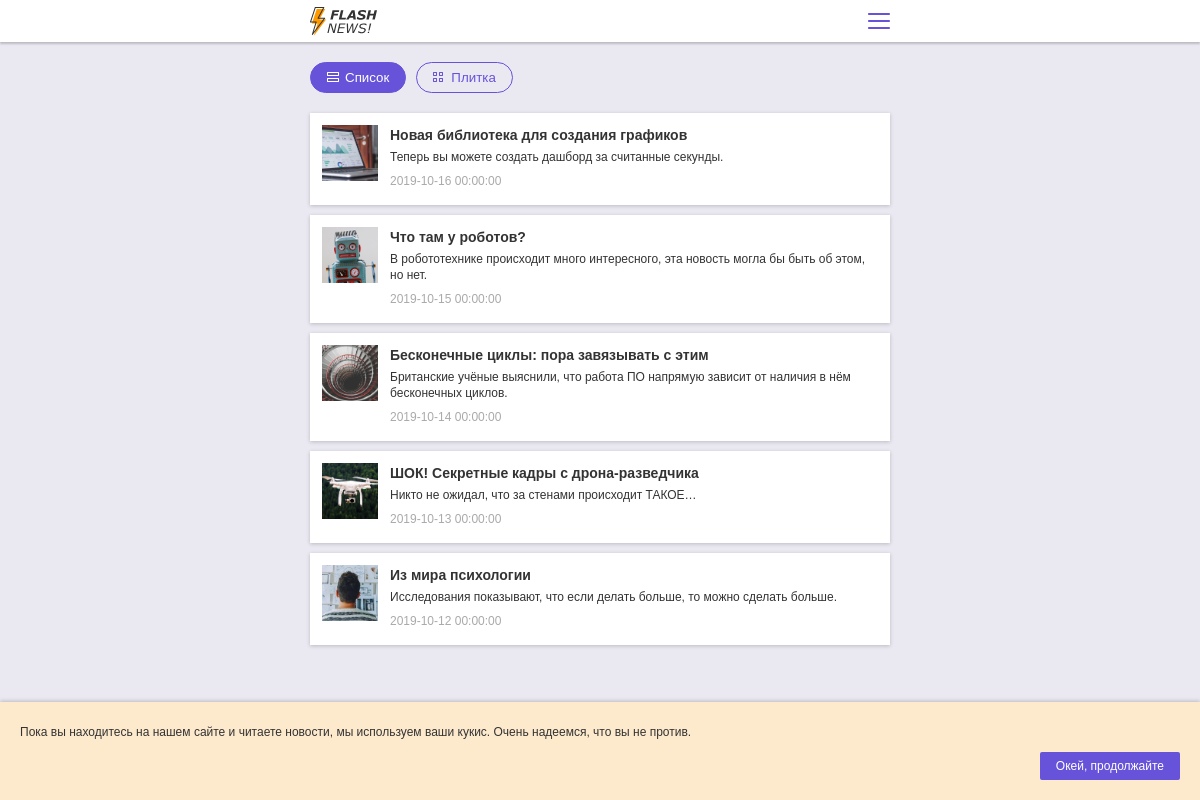
The page / on the database its author committed.
### tables this page shows
CREATE TABLE `news` (
  `id` int NOT NULL,
  `title` varchar(150) NOT NULL COMMENT 'Название статьи',
  `text` text NOT NULL,
  `imgUrl` varchar(100) NOT NULL,
  `date` datetime NOT NULL DEFAULT CURRENT_TIMESTAMP
);

### php/code.php (called while the page is built)
<?php
$dbname = "html_simple";
$dsn = "mysql:host=localhost;dbname=$dbname";
$user = "root";
$pass = "";
    try {
        $con = new PDO($dsn,$user,$pass);
    }   catch(PDOException $e){
        var_dump($e);
        echo $e->getMessage();
    }
    $send = $con->query('SELECT * FROM `news`');
    function myFetch($res) {
        $posts =[];
        while ($row = $res->fetch(PDO::FETCH_ASSOC)) {
                $posts[] = $row;
    }
        return $posts;
    }
    $posts = myFetch($send);

### index.php (the view, shortened to what this page needs)
<?php
require('php/header.php')
?>
    <main class="index-main">
      <div class="container">
        <div class="news-view">
          <button class="row-view view-checked" type="button">Список</button>
          <button class="tile-view" type="button">Плитка</button>
        </div>
        <section class="news-list">
          <?php foreach ($posts as $post) {
          ?>
        <article class="new-block">
            <img src="<?php echo $post['imgUrl']?>" alt="Картинка померла">
            <div class="new-block-text">
              <h3><a href="single.php?news=<?=$post['id']?>"><?=$post['title']?></a></h3>
              <p><?=$post['text']?></p>
              <time datetime="<?=$post['date']?>"><?=$post['date']?></time>
            </div>
          </article>
         <?php  } ?>
        </section>
      </div>
    </main>
    <aside class="cookies-agreement">
      <p>Пока вы находитесь на нашем сайте и читаете новости, мы используем ваши кукис. Очень надеемся, что вы не против.</p>
      <button class="button" type="button">Окей, продолжайте</button>
    </aside>
<?php
require('php/footer.php')
?>

### php/header.php (shortened to what this page needs)
<?php
  require('code.php');
?>
<!DOCTYPE html>
<html lang="ru">
  <head>
    <link rel="stylesheet" href="setting.css">
    <link rel="stylesheet" href="style.css">
  </head>
  <body class="page light-theme">
    <header class="page-header">
      <div class="container">
        <a class="header-logo" href="/">
          <img src="img/main-logo.svg" width="67" height="29" alt="Логотип портала FlashNews!">
        </a>
        <button class="menu menu-open" type="button">Меню</button>
      </div>
    </header>

### php/footer.php (shortened to what this page needs)
<footer class="page-footer">
      <div class="container">
        <p>© FlashNews!</p>
        <a class="footer-logo">
        </a>
      </div>
    </footer>
  </body>
</html>

### setting.css (style rules this page uses)
* { box-sizing: border-box }
body { font-family: "Verdana", "Tahoma", sans-serif; font-size: 12px; line-height: 16px }
a { font: inherit; color: inherit; text-decoration: none }
.container { display: flex; position: relative; max-width: 600px; margin: 0 auto; padding: 0 10px }
.page-header .container { min-height: 42px }
.header-link, .header-logo { display: flex; margin-right: auto; align-items: center }
.header-link, .new-block h3 { font-size: 14px; line-height: 20px }
.menu { position: relative; margin-right: -10px; margin-left: 24px; width: 42px; height: 42px; font-size: 0; border: 0; cursor: pointer; background-repeat: no-repeat; background-position: center }
.index-main, .inner-main { padding: 0; min-height: calc(100vh - 84px) }
.index-main .container, .inner-main .container { flex-direction: column }
.news-view { display: flex; margin: 20px 0 }
.news-view button { position: relative; display: block; margin-right: 10px; padding: 7px 16px 7px 34px; border-radius: 16px; background-color: transparent }
.row-view::before, .tile-view::before { position: absolute; content: ""; top: 9px; left: 16px; width: 12px; height: 10px }
.tile-view::before { width: 10px }
.news-list { margin-bottom: 20px }
.new-block { display: flex; margin-bottom: 10px; padding: 12px 12px 16px }
.new-block img { flex-shrink: 0; margin-right: 12px; width: 56px; height: 56px; object-fit: cover }
.new-block h3 { margin: 0 0 4px }
.new-block p { margin: 0 0 8px }
.new-block time, body { margin: 0 }
.cookies-agreement { z-index: 1; display: flex; flex-direction: column; position: fixed; bottom: 0; width: 100%; padding: 10px 20px 20px }
.cookies-agreement .button { margin-left: auto }
.button { font-size: 12px; border: 0; padding: 7px 16px; border-radius: 2px }
.page-footer { margin-top: auto; min-height: 42px }
.footer-logo { margin-left: auto; display: block; padding: 6px 0 3px }
.page-footer p { margin: auto 0 }

### style.css (style rules this page uses)
.light-theme { color: #333333; background-color: #eae9f2; }
.light-theme .page-header { background-color: #ffffff; box-shadow: 0 2px 2px rgba(0, 0, 0, 0.2); }
.light-theme .menu-open { background-color: #ffffff; background-image: url("img/menu-open-light.svg"); }
.light-theme .news-view button { border: 1px solid #6653d9; color: #6653d9; }
.light-theme .news-view button:focus, .light-theme .news-view button:hover, .light-theme .news-view button:active, .light-theme .news-view .view-checked { background-color: #6653d9; color: #ffffff; }
.light-theme .row-view::before { background-image: url("img/rows-light.svg"); }
.light-theme .tile-view::before { background-image: url("img/tiles-light.svg"); }
.light-theme .row-view.view-checked::before { background-image: url("img/rows-light-checked.svg"); }
.light-theme .new-block { background-color: #ffffff; box-shadow: 0 1px 4px rgba(0, 0, 0, 0.2); }
.light-theme .new-block time { color: #aaaaaa; }
.light-theme .cookies-agreement { background-color: #fdeacd; box-shadow: 0 -1px 4px rgba(0, 0, 0, 0.2); }
.light-theme .button { background-color: #6653d9; color: #ffffff; }
.light-theme .page-footer { background-color: #6653d9; color: #ffffff; }

### rows shown on the page
news: imgUrl (picture), title "Новая библиотека для создания графиков", text "Теперь вы можете создать дашборд за считанные секунды.", date "2019-10-16 00:00:00"
news: imgUrl (picture), title "Что там у роботов?", text "В робототехнике происходит много интересного, эта новость могла бы быть об этом, но нет.", date "2019-10-15 00:00:00"
news: imgUrl (picture), title "Бесконечные циклы: пора завязывать с этим", text "Британские учёные выяснили, что работа ПО напрямую зависит от наличия в нём бесконечных циклов.", date "2019-10-14 00:00:00"
news: imgUrl (picture), title "ШОК! Секретные кадры с дрона-разведчика", text "Никто не ожидал, что за стенами происходит ТАКОЕ…", date "2019-10-13 00:00:00"
news: imgUrl (picture), title "Из мира психологии", text "Исследования показывают, что если делать больше, то можно сделать больше.", date "2019-10-12 00:00:00"
